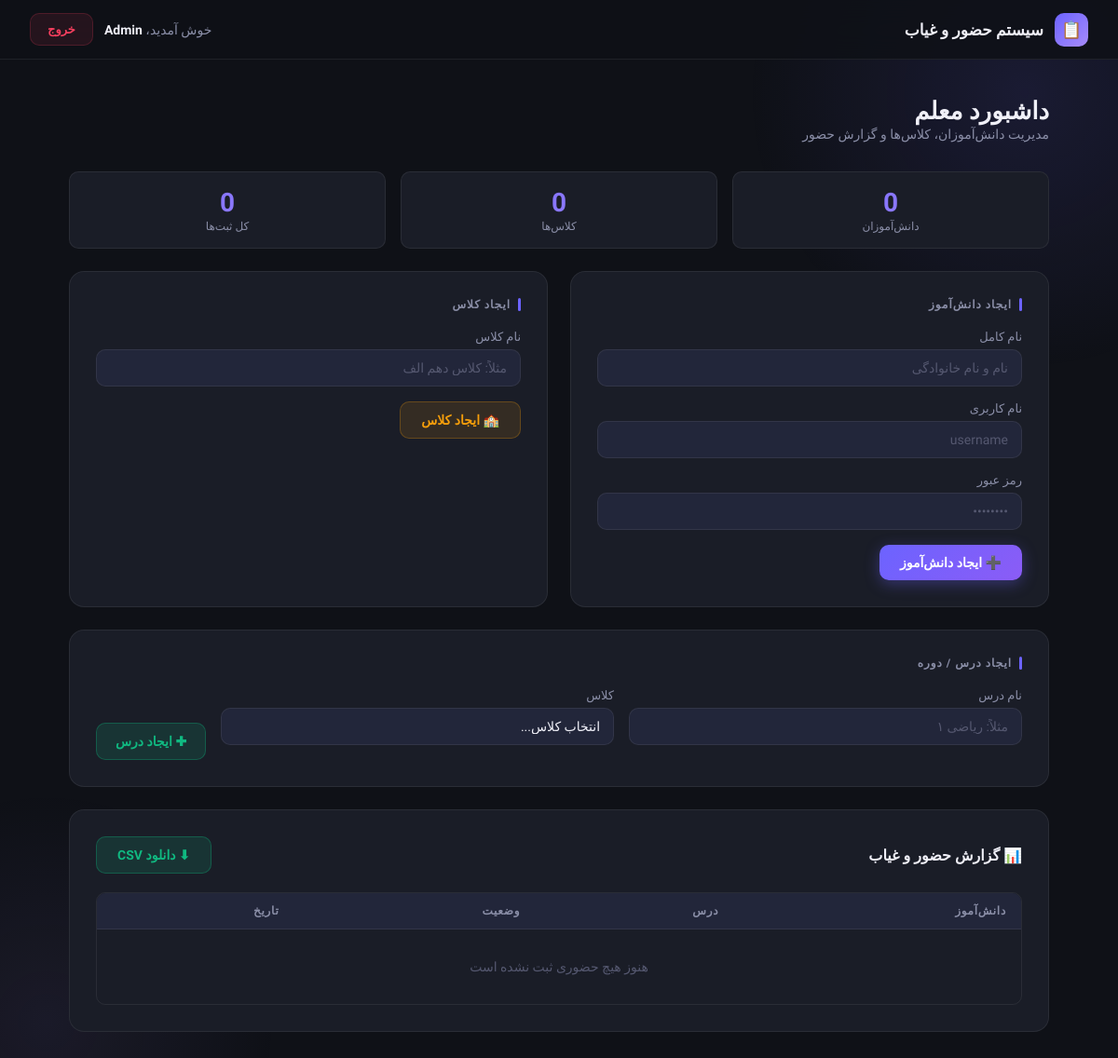
/index.php (signed in), run on an earlier commit of the app's database.
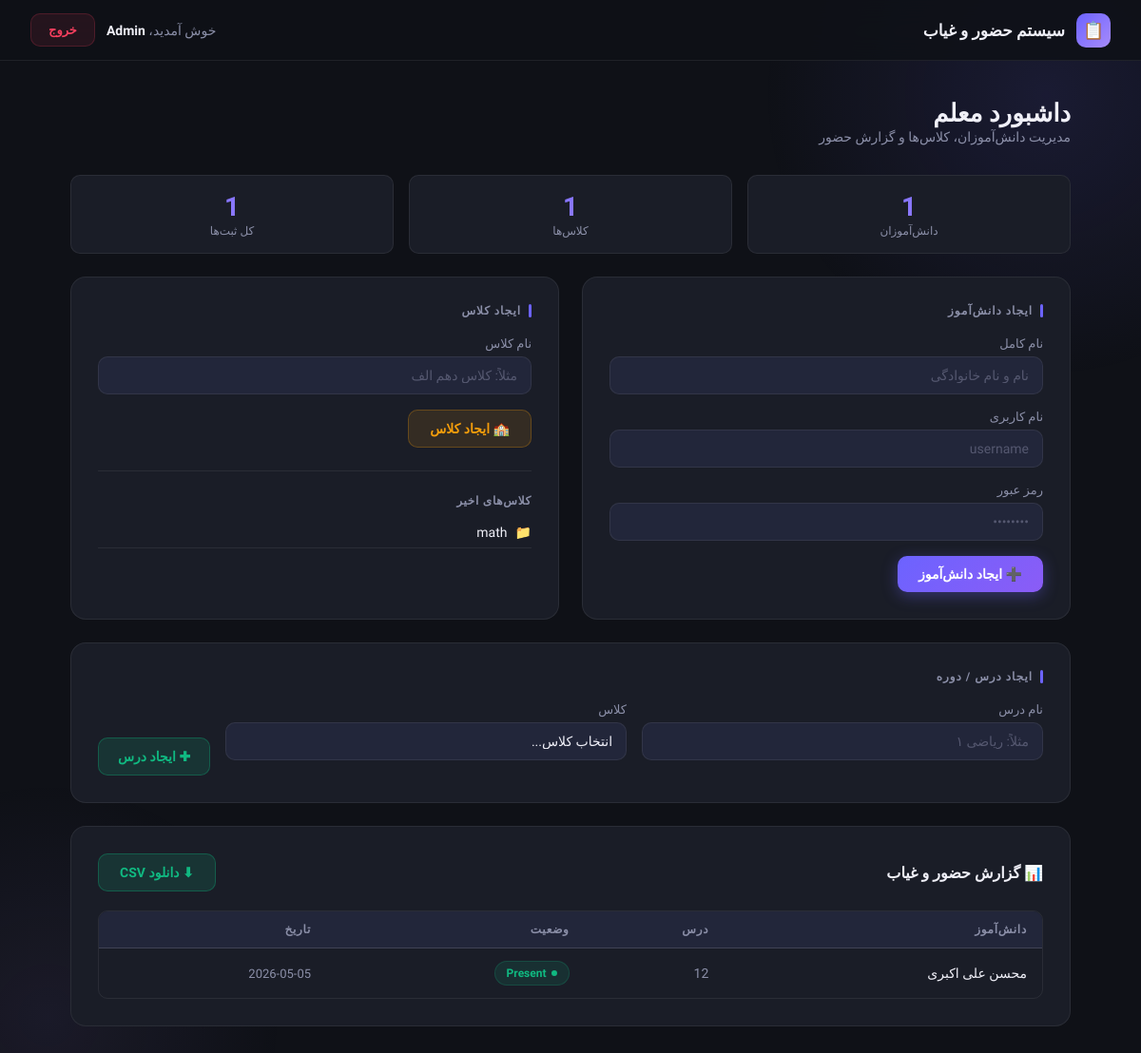
And on a later commit of the database.
### tables this page shows
CREATE TABLE classes (
    id INTEGER PRIMARY KEY AUTOINCREMENT,
    class_name TEXT
);

CREATE TABLE users (
    id INTEGER PRIMARY KEY AUTOINCREMENT,
    fullname TEXT,
    username TEXT UNIQUE,
    password TEXT,
    role TEXT
, is_verified INTEGER DEFAULT 1, verification_token TEXT);

### index.php (the view, shortened to what this page needs)
<?php
$db = new PDO("sqlite:attendance.db");
$db->setAttribute(PDO::ATTR_ERRMODE, PDO::ERRMODE_EXCEPTION);
$db->exec("
CREATE TABLE IF NOT EXISTS users (
    id INTEGER PRIMARY KEY AUTOINCREMENT,
    fullname TEXT,
    email TEXT UNIQUE,
    username TEXT UNIQUE,
    password TEXT,
    role TEXT DEFAULT 'student',
    is_verified INTEGER DEFAULT 0,
    verification_token TEXT,
    created_at DATETIME DEFAULT CURRENT_TIMESTAMP
);
CREATE TABLE IF NOT EXISTS classes (
    id INTEGER PRIMARY KEY AUTOINCREMENT,
    class_name TEXT
);
CREATE TABLE IF NOT EXISTS courses (
    id INTEGER PRIMARY KEY AUTOINCREMENT,
    course_name TEXT,
    class_id INTEGER
);
CREATE TABLE IF NOT EXISTS attendance (
    id INTEGER PRIMARY KEY AUTOINCREMENT,
    student_id INTEGER,
    course_id INTEGER,
    status TEXT,
    attendance_date TEXT
);
CREATE TABLE IF NOT EXISTS security_logs (
    id INTEGER PRIMARY KEY AUTOINCREMENT,
    user_id INTEGER,
    action TEXT,
    details TEXT,
    ip_address TEXT,
    timestamp DATETIME DEFAULT CURRENT_TIMESTAMP
);
");
try {
    $db->exec("ALTER TABLE users ADD COLUMN email TEXT UNIQUE");
} catch (\Exception $e) {}
try {
    $db->exec("ALTER TABLE users ADD COLUMN is_verified INTEGER DEFAULT 1");
} catch (\Exception $e) {}
try {
    $db->exec("ALTER TABLE users ADD COLUMN verification_token TEXT");
} catch (\Exception $e) {}
try {
    $db->exec("ALTER TABLE users ADD COLUMN created_at DATETIME DEFAULT CURRENT_TIMESTAMP");
} catch (\Exception $e) {}
?>
<!DOCTYPE html>
<html lang="fa" dir="rtl">
<head>
</head>
<body>
<nav class="navbar">
    <a href="#" class="nav-brand">
        <div class="nav-brand-icon">📋</div>
        سیستم حضور و غیاب
    </a>
    <?php if(isset($_SESSION['user'])): ?>
    <div class="nav-user">
        <span class="nav-user-name">خوش آمدید، <strong><?= htmlspecialchars($_SESSION['user']['fullname']) ?></strong></span>
        <a href="?logout=1" class="btn btn-danger">خروج</a>
    </div>
    <?php endif; ?>
</nav>
<?php if(!isset($_SESSION['user'])): ?>
<div class="login-page">
    <div class="login-card">
        <div class="login-logo">📋</div>
        <h1 class="login-title">ورود به سیستم</h1>
        <p class="login-subtitle">برای ادامه وارد حساب کاربری خود شوید</p>
        <?php if(isset($error)): ?>
        <div class="alert alert-danger">⚠️ <?= htmlspecialchars($error) ?></div>
        <?php endif; ?>
        <form method="POST">
            <div class="form-group">
                <label class="form-label">نام کاربری</label>
                <input type="text" class="form-control" name="username" placeholder="نام کاربری را وارد کنید" required>
            </div>
            <div class="form-group">
                <label class="form-label">رمز عبور</label>
                <input type="password" class="form-control" name="password" placeholder="رمز عبور را وارد کنید" required>
            </div>
            <button class="btn btn-primary btn-full" name="login" style="margin-top: 0.5rem;">ورود به سیستم</button>
        </form>
        <div class="hint-box" style="text-align: center;">
            <strong style="color: var(--accent2);">معلم جدید؟</strong><br>
            <a href="register.php" style="color: var(--accent); text-decoration: none;">اینجا ثبت‌نام کنید</a>
            <hr style="border: none; border-top: 1px solid rgba(255,255,255,0.1); margin: 0.75rem 0;">
            <strong style="color: var(--accent2);">اطلاعات پیش‌فرض ادمین:</strong><br>
            نام کاربری: <span>admin</span> &nbsp;|&nbsp; رمز عبور: <span>admin</span>
        </div>
    </div>
</div>
<?php else: ?>
<div class="wrapper">
    <?php if($_SESSION['user']['role'] == 'teacher'): ?>
    <div class="dash-header animate">
        <div class="dash-welcome">
            داشبورد معلم
            <small>مدیریت دانش‌آموزان، کلاس‌ها و گزارش حضور</small>
        </div>
    </div>
    <?php
    $totalStudents = $db->query("SELECT COUNT(*) FROM users WHERE role='student'")->fetchColumn();
    $totalClasses = $db->query("SELECT COUNT(*) FROM classes")->fetchColumn();
    $totalAttendance = $db->query("SELECT COUNT(*) FROM attendance")->fetchColumn();
    ?>
    <div class="stat-row">
        <div class="stat-pill animate delay-1">
            <div class="stat-pill-value"><?= $totalStudents ?></div>
            <div class="stat-pill-label">دانش‌آموزان</div>
        </div>
        <div class="stat-pill animate delay-2">
            <div class="stat-pill-value"><?= $totalClasses ?></div>
            <div class="stat-pill-label">کلاس‌ها</div>
        </div>
        <div class="stat-pill animate delay-3">
            <div class="stat-pill-value"><?= $totalAttendance ?></div>
            <div class="stat-pill-label">کل ثبت‌ها</div>
        </div>
    </div>
    <div class="grid-2">
        <div class="card animate delay-1">
            <div class="card-title">ایجاد دانش‌آموز</div>
            <form method="POST">
                <div class="form-group">
                    <label class="form-label">نام کامل</label>
                    <input type="text" class="form-control" name="fullname" placeholder="نام و نام خانوادگی" required>
                </div>
                <div class="form-group">
                    <label class="form-label">نام کاربری</label>
                    <input type="text" class="form-control" name="username" placeholder="username" required>
                </div>
                <div class="form-group">
                    <label class="form-label">رمز عبور</label>
                    <input type="password" class="form-control" name="password" placeholder="••••••••" required>
                </div>
                <button class="btn btn-primary" name="create_student">➕ ایجاد دانش‌آموز</button>
            </form>
        </div>
        <div class="card animate delay-2">
            <div class="card-title">ایجاد کلاس</div>
            <form method="POST">
                <div class="form-group">
                    <label class="form-label">نام کلاس</label>
                    <input type="text" class="form-control" name="class_name" placeholder="مثلاً: کلاس دهم الف" required>
                </div>
                <button class="btn btn-warning" name="create_class">🏫 ایجاد کلاس</button>
            </form>
            <?php
            $classes_list = $db->query("SELECT * FROM classes ORDER BY id DESC LIMIT 5");
            $list = $classes_list->fetchAll();
            if(count($list) > 0):
            ?>
            <div class="divider"></div>
            <div style="font-size: 12px; color: var(--text-muted); margin-bottom: 10px; font-weight: 600; text-transform: uppercase; letter-spacing: 0.06em;">کلاس‌های اخیر</div>
            <?php foreach($list as $cl): ?>
            <div style="display: flex; align-items: center; gap: 8px; padding: 8px 0; border-bottom: 1px solid var(--border); font-size: 14px;">
                <span style="color: var(--accent);">📁</span>
                <?= htmlspecialchars($cl['class_name']) ?>
            </div>
            <?php endforeach; ?>
            <?php endif; ?>
        </div>
    </div>
    <div class="card animate delay-3" style="margin-bottom: 1.5rem;">
        <div class="card-title">ایجاد درس / دوره</div>
        <form method="POST">
            <div class="form-row">
                <div class="form-group">
                    <label class="form-label">نام درس</label>
                    <input type="text" class="form-control" name="course_name" placeholder="مثلاً: ریاضی ۱" required>
                </div>
                <div class="form-group">
                    <label class="form-label">کلاس</label>
                    <select class="form-select" name="class_id" required>
                        <option value="">انتخاب کلاس...</option>
                    </select>
                </div>
                <button class="btn btn-success" name="create_course">✚ ایجاد درس</button>
            </div>
        </form>
    </div>
    <div class="card animate delay-4">
        <div class="table-topbar">
            <h3>📊 گزارش حضور و غیاب</h3>
            <a href="?export=1" class="btn btn-success">⬇ دانلود CSV</a>
        </div>
        <div class="table-wrap">
            <table>
                <thead>
                    <tr>
                        <th>دانش‌آموز</th>
                        <th>درس</th>
                        <th>وضعیت</th>
                        <th>تاریخ</th>
                    </tr>
                </thead>
                <tbody>
                <?php
                $result = $db->query("
                    SELECT users.fullname, courses.course_name, attendance.status, attendance.attendance_date
                    FROM attendance
                    JOIN users ON attendance.student_id=users.id
                    JOIN courses ON attendance.course_id=courses.id
                    ORDER BY attendance.id DESC
                ");
                $rows = $result->fetchAll();
                if(count($rows) == 0):
                ?>
                <tr><td colspan="4" style="text-align:center; color: var(--text-dim); padding: 2rem;">هنوز هیچ حضوری ثبت نشده است</td></tr>
                <?php else:
                foreach($rows as $row): ?>
                <tr>
                    <td style="font-weight: 500;"><?= htmlspecialchars($row['fullname']) ?></td>
                    <td style="color: var(--text-muted);"><?= htmlspecialchars($row['course_name']) ?></td>
                    <td><span class="badge badge-present"><?= $row['status'] ?></span></td>
                    <td style="color: var(--text-muted); font-size: 13px;"><?= $row['attendance_date'] ?></td>
                </tr>
                <?php endforeach; endif; ?>
                </tbody>
            </table>
        </div>
    </div>
    <?php endif; ?>
</div>
<?php endif; ?>
</body>
</html>

What changed in the data, as far as the page shows it:
added classes: class_name "math"
added users: fullname "محسن علی اکبری", course_name "12", status "Present", attendance_date "2026-05-05"
Also different on the page:
$totalStudents: "0" → "1"
$totalClasses: "0" → "1"
$totalAttendance: "0" → "1"
text no longer shown: "هنوز هیچ حضوری ثبت نشده است"
text now shown: "کلاس‌های اخیر"
